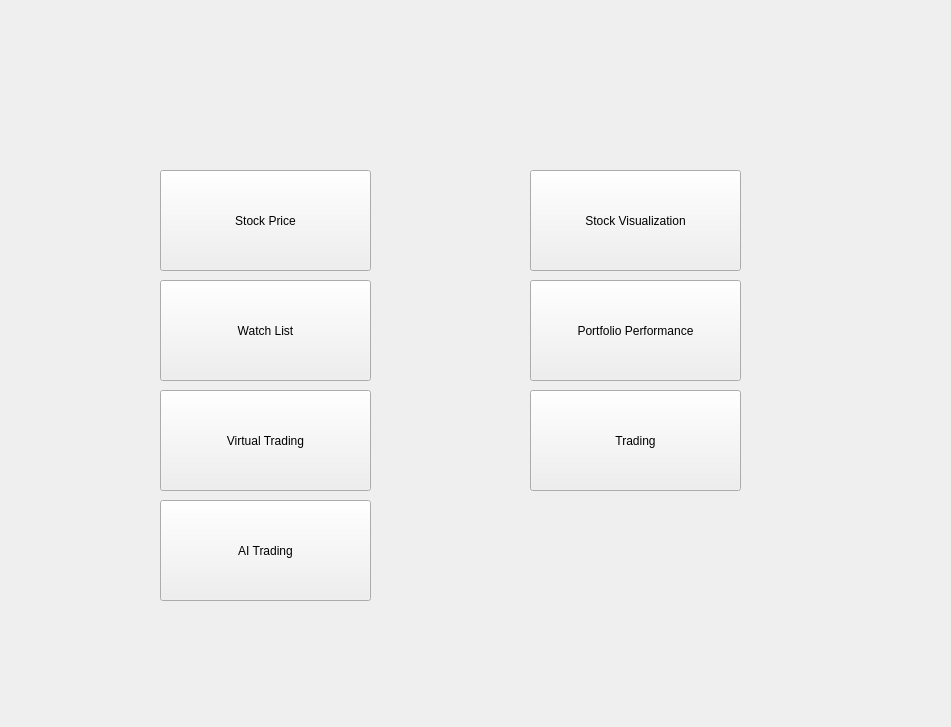
<?xml version="1.0" encoding="UTF-8"?>
<ui version="4.0">
 <class>ServiceOfRegistered</class>
 <widget class="QMainWindow" name="ServiceOfRegistered">
  <property name="geometry">
   <rect>
    <x>0</x>
    <y>0</y>
    <width>951</width>
    <height>727</height>
   </rect>
  </property>
  <property name="windowTitle">
   <string>MainWindow</string>
  </property>
  <widget class="QWidget" name="centralwidget">
   <widget class="QPushButton" name="StockPrice">
    <property name="geometry">
     <rect>
      <x>160</x>
      <y>170</y>
      <width>211</width>
      <height>101</height>
     </rect>
    </property>
    <property name="text">
     <string>Stock Price</string>
    </property>
   </widget>
   <widget class="QPushButton" name="StockVisualization">
    <property name="geometry">
     <rect>
      <x>530</x>
      <y>170</y>
      <width>211</width>
      <height>101</height>
     </rect>
    </property>
    <property name="text">
     <string>Stock Visualization</string>
    </property>
   </widget>
   <widget class="QPushButton" name="WatchList">
    <property name="geometry">
     <rect>
      <x>160</x>
      <y>280</y>
      <width>211</width>
      <height>101</height>
     </rect>
    </property>
    <property name="text">
     <string>Watch List</string>
    </property>
   </widget>
   <widget class="QPushButton" name="VirtualTrader">
    <property name="geometry">
     <rect>
      <x>160</x>
      <y>390</y>
      <width>211</width>
      <height>101</height>
     </rect>
    </property>
    <property name="text">
     <string>Virtual Trading</string>
    </property>
   </widget>
   <widget class="QPushButton" name="PortfolioPerformance">
    <property name="geometry">
     <rect>
      <x>530</x>
      <y>280</y>
      <width>211</width>
      <height>101</height>
     </rect>
    </property>
    <property name="text">
     <string>Portfolio Performance</string>
    </property>
   </widget>
   <widget class="QPushButton" name="AITrader">
    <property name="geometry">
     <rect>
      <x>160</x>
      <y>500</y>
      <width>211</width>
      <height>101</height>
     </rect>
    </property>
    <property name="text">
     <string>AI Trading</string>
    </property>
   </widget>
   <widget class="QPushButton" name="Trading">
    <property name="geometry">
     <rect>
      <x>530</x>
      <y>390</y>
      <width>211</width>
      <height>101</height>
     </rect>
    </property>
    <property name="text">
     <string>Trading</string>
    </property>
   </widget>
  </widget>
 </widget>
 <resources/>
 <connections/>
</ui>
